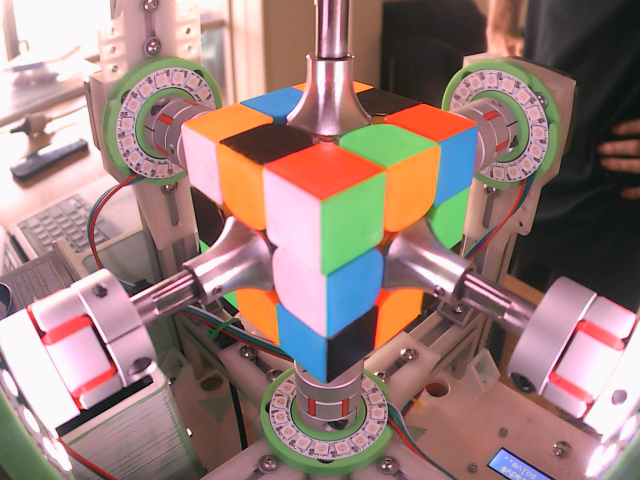
#> input picture topCopy.png, 640 x 480 px
$ python 'image tester PC use only.py'
#> lines starting #> are read from the running program, lines starting #| are printed output that depends on the picture
import cv2 as cv
import imutils

imageTop = cv.imread("topCopy.png")
#> imageTop is the input picture: shape (480, 640, 3); mean B, G, R 121.3, 126, 153.7
imageBottom = cv.imread("bottomCopy.png")
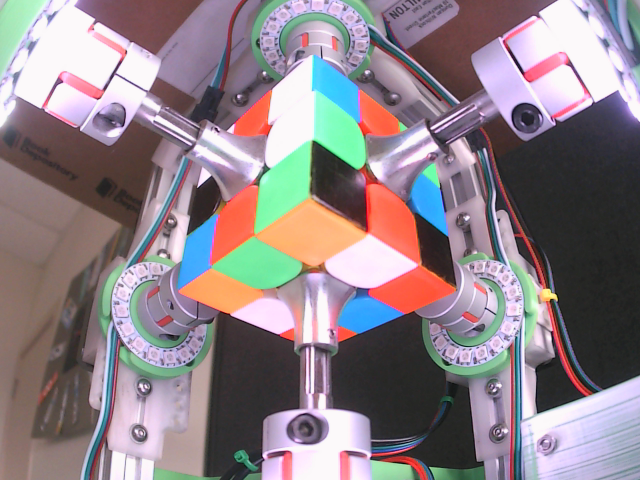
#> input picture bottomCopy.png, 640 x 480 px
#> imageBottom is the input picture: shape (480, 640, 3); mean B, G, R 135.3, 129.3, 141.3

#imageTop = imutils.rotate(imageTop, 180)

lineSize = 1

blue = (255, 100, 100)

listBack = [
    (190 ,150), #1
    (225, 175), #2
    (280, 210), #3
    (195, 205), #4
    (240, 235), #5
    (290, 280), #6
    (225, 294), #7
    (250, 300), #8
    (290, 330)  #9
]

listLeft = [
    (350 ,220), #1
    (400, 180), #2
    (450, 155), #3
    (350, 270), #4
    (400, 240), #5
    (445, 205), #6
    (345, 330), #7
    (395, 295), #8
    (421, 295)  #9
]

listUp = [
    (330 ,170), #1
    (260, 135), #2
    (205, 115), #3
    (370, 135), #4
    (325, 110), #5
    (270, 95), #6
    (410, 110), #7
    (370, 95), #8
    (355, 81)  #9
]

listDown = [
    (210 ,290), #1
    (260, 270), #2
    (320, 240), #3
    (260, 310), #4
    (310, 290), #5
    (370, 260), #6
    (338, 330), #7
    (360, 315), #8
    (400, 290)  #9
]

listRight = [
    (330, 80), #1
    (380, 120), #2
    (425, 165), #3
    (330, 120), #4
    (375, 150), #5
    (425, 200), #6
    (330, 180), #7
    (390, 220), #8
    (430, 245)  #9
]

listFront = [
    (198, 174), #1
    (250, 120), #2
    (295, 80), #3
    (200, 200), #4
    (240, 160), #5
    (290, 130), #6
    (190, 250), #7
    (230, 230), #8
    (280, 190)  #9
]

#returns list of colours based on input list of positions
def getColours(list, image, face):
    #this loops takes small snippet of colour and gets BGR value for the dominant colour
    #Then returns cubie value
#> called with face = 'B'
    for i in range(len(list)):
        XY = list[i]
        x = XY[0]
        y = XY[1]
        P1 = (x, y)
        squareSize = 10
        P2 = (x + squareSize, y + squareSize)

        image = cv.rectangle(image, P1, P2, blue, lineSize)
        image = cv.putText(image, face + str(i+1), P2, 1, 1, blue)
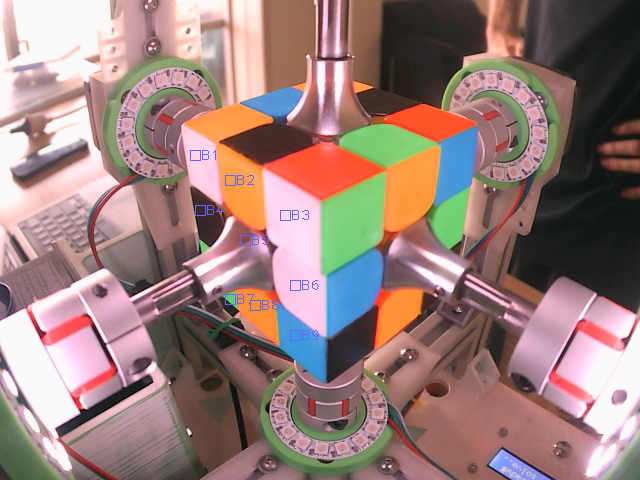
#> image: shape (480, 640, 3); mean B, G, R 121.6, 125.8, 153.4


getColours(listBack, imageTop, "B")
getColours(listLeft, imageTop, "L")
#> call 2 of getColours, with face = 'L'
#> after the loop in getColours (call 2), `for i in range(len(list)):`:
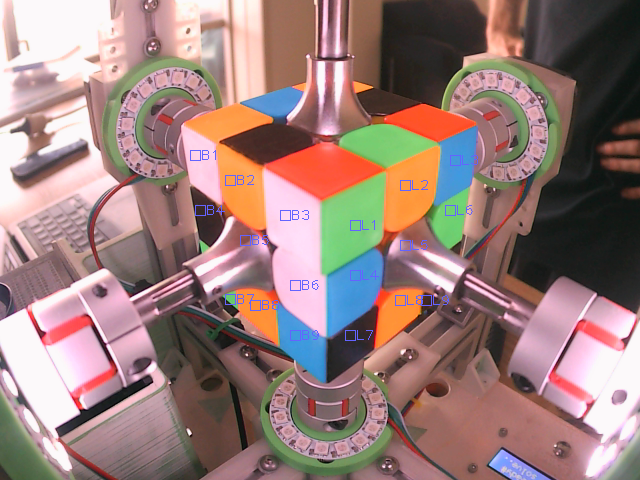
#> image: shape (480, 640, 3); mean B, G, R 121.9, 125.7, 153.3
getColours(listUp, imageTop, "U")
#> call 3 of getColours, with face = 'U'
#> after the loop in getColours (call 3), `for i in range(len(list)):`:
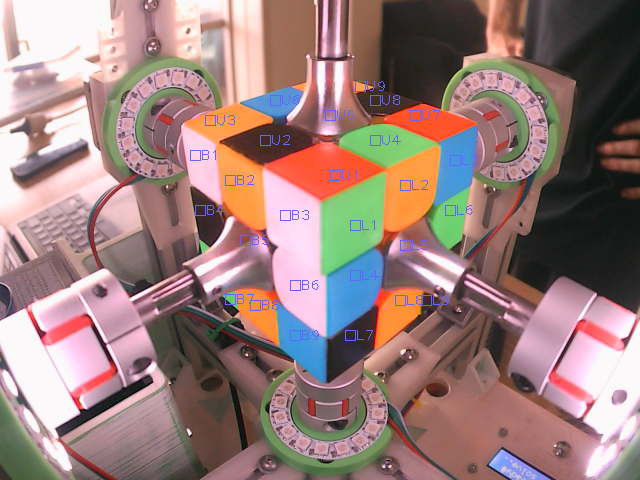
#> image: shape (480, 640, 3); mean B, G, R 122.3, 125.7, 153.2

getColours(listRight, imageBottom, "R")
#> call 4 of getColours, with face = 'R'
#> after the loop in getColours (call 4), `for i in range(len(list)):`:
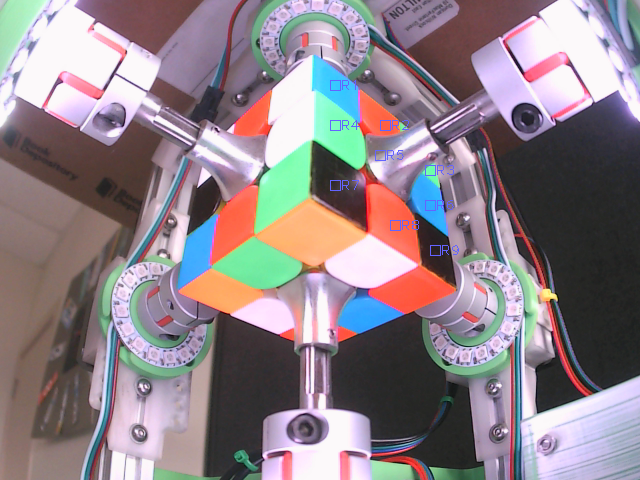
#> image: shape (480, 640, 3); mean B, G, R 135.6, 129.2, 141.2
getColours(listFront, imageBottom, "F")
#> after the loop in getColours (call 5), `for i in range(len(list)):`:
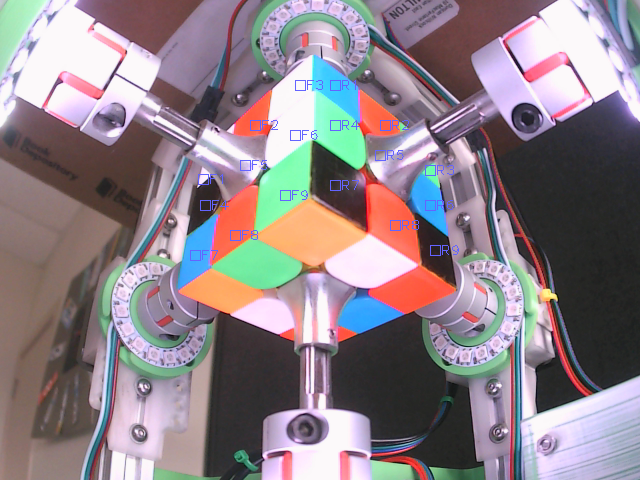
#> image: shape (480, 640, 3); mean B, G, R 135.8, 129, 141.1
getColours(listDown, imageBottom, "D")
#> after the loop in getColours (call 6), `for i in range(len(list)):`:
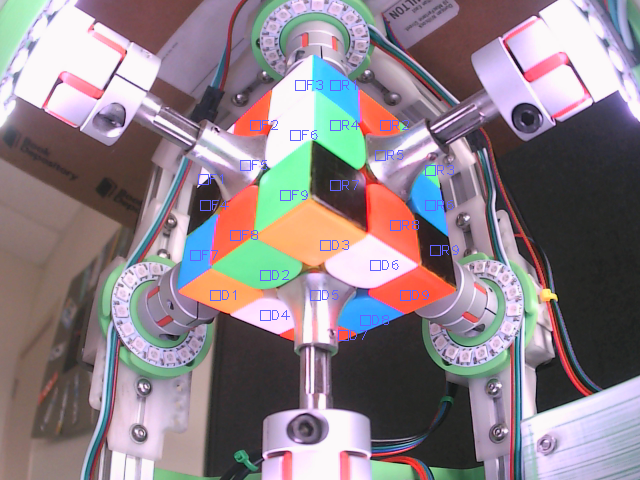
#> image: shape (480, 640, 3); mean B, G, R 136.1, 128.9, 140.8

#show result
cv.imshow("Window", imageTop)
cv.imshow("window2", imageBottom)
cv.waitKey(0)
cv.destroyAllWindows()
